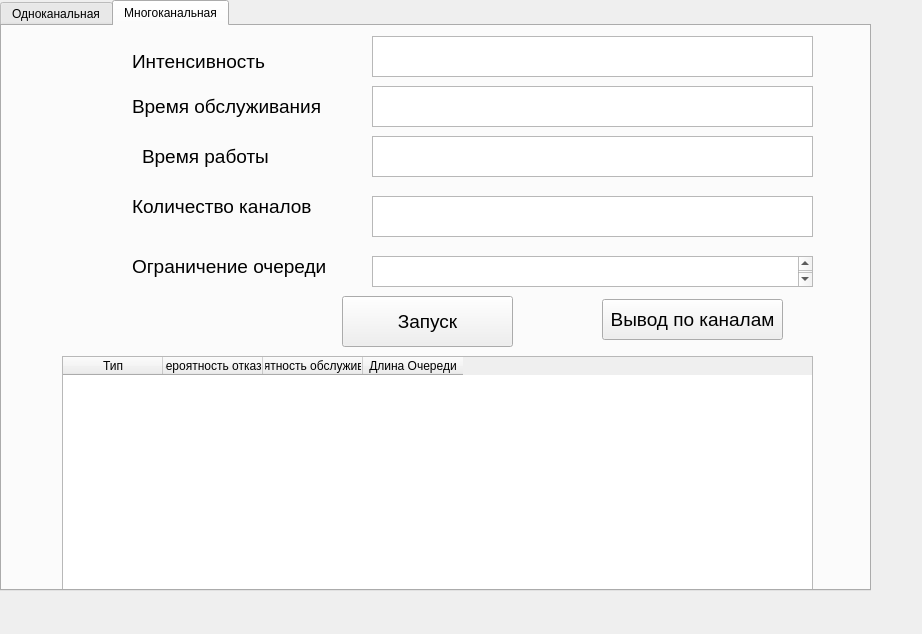
<?xml version="1.0" encoding="UTF-8"?>
<ui version="4.0">
 <class>Form</class>
 <widget class="QWidget" name="Form">
  <property name="geometry">
   <rect>
    <x>0</x>
    <y>0</y>
    <width>922</width>
    <height>634</height>
   </rect>
  </property>
  <property name="windowTitle">
   <string>Form</string>
  </property>
  <widget class="QTabWidget" name="tabWidget">
   <property name="geometry">
    <rect>
     <x>0</x>
     <y>0</y>
     <width>871</width>
     <height>591</height>
    </rect>
   </property>
   <property name="currentIndex">
    <number>1</number>
   </property>
   <widget class="QWidget" name="tab">
    <attribute name="title">
     <string>Одноканальная</string>
    </attribute>
    <widget class="QLabel" name="label">
     <property name="geometry">
      <rect>
       <x>240</x>
       <y>17</y>
       <width>141</width>
       <height>31</height>
      </rect>
     </property>
     <property name="font">
      <font>
       <pointsize>14</pointsize>
      </font>
     </property>
     <property name="text">
      <string>Интенсивность</string>
     </property>
    </widget>
    <widget class="QLabel" name="label_2">
     <property name="geometry">
      <rect>
       <x>200</x>
       <y>67</y>
       <width>191</width>
       <height>21</height>
      </rect>
     </property>
     <property name="font">
      <font>
       <pointsize>14</pointsize>
      </font>
     </property>
     <property name="text">
      <string>Время обслуживания</string>
     </property>
    </widget>
    <widget class="QTextEdit" name="txtl">
     <property name="geometry">
      <rect>
       <x>400</x>
       <y>10</y>
       <width>441</width>
       <height>41</height>
      </rect>
     </property>
     <property name="font">
      <font>
       <pointsize>14</pointsize>
      </font>
     </property>
    </widget>
    <widget class="QPushButton" name="btnRun">
     <property name="geometry">
      <rect>
       <x>310</x>
       <y>230</y>
       <width>171</width>
       <height>51</height>
      </rect>
     </property>
     <property name="font">
      <font>
       <pointsize>14</pointsize>
      </font>
     </property>
     <property name="text">
      <string>Запуск</string>
     </property>
    </widget>
    <widget class="QTableWidget" name="tableWidget">
     <property name="geometry">
      <rect>
       <x>50</x>
       <y>290</y>
       <width>751</width>
       <height>261</height>
      </rect>
     </property>
     <column>
      <property name="text">
       <string>Тип</string>
      </property>
     </column>
     <column>
      <property name="text">
       <string>Вероятность отказа</string>
      </property>
     </column>
     <column>
      <property name="text">
       <string>Вероятность обслуживания</string>
      </property>
     </column>
    </widget>
    <widget class="QLabel" name="label_3">
     <property name="geometry">
      <rect>
       <x>210</x>
       <y>127</y>
       <width>181</width>
       <height>21</height>
      </rect>
     </property>
     <property name="font">
      <font>
       <pointsize>14</pointsize>
      </font>
     </property>
     <property name="text">
      <string>Время работы</string>
     </property>
    </widget>
    <widget class="QTextEdit" name="txtTO">
     <property name="geometry">
      <rect>
       <x>400</x>
       <y>117</y>
       <width>441</width>
       <height>51</height>
      </rect>
     </property>
     <property name="font">
      <font>
       <pointsize>14</pointsize>
      </font>
     </property>
    </widget>
    <widget class="QTextEdit" name="txtt">
     <property name="geometry">
      <rect>
       <x>400</x>
       <y>57</y>
       <width>441</width>
       <height>51</height>
      </rect>
     </property>
     <property name="font">
      <font>
       <pointsize>14</pointsize>
      </font>
     </property>
    </widget>
    <widget class="QTextEdit" name="txtO">
     <property name="geometry">
      <rect>
       <x>400</x>
       <y>190</y>
       <width>441</width>
       <height>31</height>
      </rect>
     </property>
     <property name="font">
      <font>
       <pointsize>14</pointsize>
      </font>
     </property>
    </widget>
    <widget class="QLabel" name="label_9">
     <property name="geometry">
      <rect>
       <x>160</x>
       <y>190</y>
       <width>201</width>
       <height>21</height>
      </rect>
     </property>
     <property name="font">
      <font>
       <pointsize>14</pointsize>
      </font>
     </property>
     <property name="text">
      <string>Ограничение очереди</string>
     </property>
    </widget>
   </widget>
   <widget class="QWidget" name="tab_2">
    <attribute name="title">
     <string>Многоканальная</string>
    </attribute>
    <widget class="QLabel" name="label_4">
     <property name="geometry">
      <rect>
       <x>130</x>
       <y>20</y>
       <width>141</width>
       <height>31</height>
      </rect>
     </property>
     <property name="font">
      <font>
       <pointsize>14</pointsize>
      </font>
     </property>
     <property name="text">
      <string>Интенсивность</string>
     </property>
    </widget>
    <widget class="QLabel" name="label_5">
     <property name="geometry">
      <rect>
       <x>140</x>
       <y>120</y>
       <width>181</width>
       <height>21</height>
      </rect>
     </property>
     <property name="font">
      <font>
       <pointsize>14</pointsize>
      </font>
     </property>
     <property name="text">
      <string>Время работы</string>
     </property>
    </widget>
    <widget class="QTextEdit" name="txtt_2">
     <property name="geometry">
      <rect>
       <x>370</x>
       <y>60</y>
       <width>441</width>
       <height>41</height>
      </rect>
     </property>
     <property name="font">
      <font>
       <pointsize>14</pointsize>
      </font>
     </property>
    </widget>
    <widget class="QLabel" name="label_6">
     <property name="geometry">
      <rect>
       <x>130</x>
       <y>70</y>
       <width>191</width>
       <height>21</height>
      </rect>
     </property>
     <property name="font">
      <font>
       <pointsize>14</pointsize>
      </font>
     </property>
     <property name="text">
      <string>Время обслуживания</string>
     </property>
    </widget>
    <widget class="QPushButton" name="btnRun_2">
     <property name="geometry">
      <rect>
       <x>340</x>
       <y>270</y>
       <width>171</width>
       <height>51</height>
      </rect>
     </property>
     <property name="font">
      <font>
       <pointsize>14</pointsize>
      </font>
     </property>
     <property name="text">
      <string>Запуск</string>
     </property>
    </widget>
    <widget class="QTextEdit" name="txtl_2">
     <property name="geometry">
      <rect>
       <x>370</x>
       <y>10</y>
       <width>441</width>
       <height>41</height>
      </rect>
     </property>
     <property name="font">
      <font>
       <pointsize>14</pointsize>
      </font>
     </property>
    </widget>
    <widget class="QTextEdit" name="txtTO_2">
     <property name="geometry">
      <rect>
       <x>370</x>
       <y>110</y>
       <width>441</width>
       <height>41</height>
      </rect>
     </property>
     <property name="font">
      <font>
       <pointsize>14</pointsize>
      </font>
     </property>
    </widget>
    <widget class="QTableWidget" name="tableWidget_2">
     <property name="geometry">
      <rect>
       <x>60</x>
       <y>330</y>
       <width>751</width>
       <height>261</height>
      </rect>
     </property>
     <column>
      <property name="text">
       <string>Тип</string>
      </property>
     </column>
     <column>
      <property name="text">
       <string>Вероятность отказа</string>
      </property>
     </column>
     <column>
      <property name="text">
       <string>Вероятность обслуживания</string>
      </property>
     </column>
     <column>
      <property name="text">
       <string>Длина Очереди</string>
      </property>
     </column>
    </widget>
    <widget class="QLabel" name="label_7">
     <property name="geometry">
      <rect>
       <x>130</x>
       <y>170</y>
       <width>181</width>
       <height>21</height>
      </rect>
     </property>
     <property name="font">
      <font>
       <pointsize>14</pointsize>
      </font>
     </property>
     <property name="text">
      <string>Количество каналов</string>
     </property>
    </widget>
    <widget class="QLabel" name="label_8">
     <property name="geometry">
      <rect>
       <x>130</x>
       <y>230</y>
       <width>201</width>
       <height>21</height>
      </rect>
     </property>
     <property name="font">
      <font>
       <pointsize>14</pointsize>
      </font>
     </property>
     <property name="text">
      <string>Ограничение очереди</string>
     </property>
    </widget>
    <widget class="QTextEdit" name="txtC">
     <property name="geometry">
      <rect>
       <x>370</x>
       <y>170</y>
       <width>441</width>
       <height>41</height>
      </rect>
     </property>
     <property name="font">
      <font>
       <pointsize>14</pointsize>
      </font>
     </property>
    </widget>
    <widget class="QTextEdit" name="txtO2">
     <property name="geometry">
      <rect>
       <x>370</x>
       <y>230</y>
       <width>441</width>
       <height>31</height>
      </rect>
     </property>
     <property name="font">
      <font>
       <pointsize>14</pointsize>
      </font>
     </property>
    </widget>
    <widget class="QPushButton" name="pushButton">
     <property name="geometry">
      <rect>
       <x>600</x>
       <y>273</y>
       <width>181</width>
       <height>41</height>
      </rect>
     </property>
     <property name="font">
      <font>
       <pointsize>14</pointsize>
      </font>
     </property>
     <property name="text">
      <string>Вывод по каналам</string>
     </property>
    </widget>
   </widget>
  </widget>
 </widget>
 <resources/>
 <connections/>
</ui>
